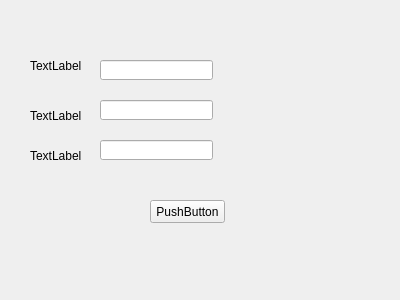
<?xml version="1.0" encoding="UTF-8"?>
<ui version="4.0">
 <class>Form</class>
 <widget class="QWidget" name="Form">
  <property name="geometry">
   <rect>
    <x>0</x>
    <y>0</y>
    <width>400</width>
    <height>300</height>
   </rect>
  </property>
  <property name="windowTitle">
   <string>Form</string>
  </property>
  <widget class="QLabel" name="label">
   <property name="geometry">
    <rect>
     <x>30</x>
     <y>60</y>
     <width>54</width>
     <height>12</height>
    </rect>
   </property>
   <property name="text">
    <string>TextLabel</string>
   </property>
  </widget>
  <widget class="QLineEdit" name="lineEdit">
   <property name="geometry">
    <rect>
     <x>100</x>
     <y>60</y>
     <width>113</width>
     <height>20</height>
    </rect>
   </property>
  </widget>
  <widget class="QLineEdit" name="lineEdit_2">
   <property name="geometry">
    <rect>
     <x>100</x>
     <y>100</y>
     <width>113</width>
     <height>20</height>
    </rect>
   </property>
  </widget>
  <widget class="QLineEdit" name="lineEdit_3">
   <property name="geometry">
    <rect>
     <x>100</x>
     <y>140</y>
     <width>113</width>
     <height>20</height>
    </rect>
   </property>
  </widget>
  <widget class="QLabel" name="label_2">
   <property name="geometry">
    <rect>
     <x>30</x>
     <y>110</y>
     <width>54</width>
     <height>12</height>
    </rect>
   </property>
   <property name="text">
    <string>TextLabel</string>
   </property>
  </widget>
  <widget class="QLabel" name="label_3">
   <property name="geometry">
    <rect>
     <x>30</x>
     <y>150</y>
     <width>54</width>
     <height>12</height>
    </rect>
   </property>
   <property name="text">
    <string>TextLabel</string>
   </property>
  </widget>
  <widget class="QPushButton" name="pushButton">
   <property name="geometry">
    <rect>
     <x>150</x>
     <y>200</y>
     <width>75</width>
     <height>23</height>
    </rect>
   </property>
   <property name="text">
    <string>PushButton</string>
   </property>
  </widget>
 </widget>
 <resources/>
 <connections/>
</ui>
